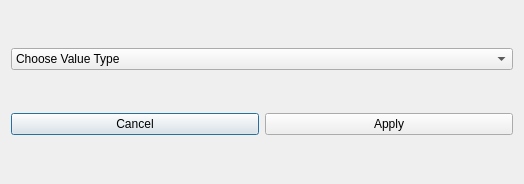
<?xml version="1.0" encoding="UTF-8"?>
<ui version="4.0">
    <class>AddValueDialog</class>
    <widget class="QDialog" name="AddValueDialog">
        <property name="geometry">
            <rect>
                <x>0</x>
                <y>0</y>
                <width>524</width>
                <height>184</height>
            </rect>
        </property>
        <property name="windowTitle">
            <string>Dialog</string>
        </property>
        <layout class="QGridLayout" name="gridLayout">
            <item row="2" column="0">
                <widget class="QPushButton" name="cancelBtn">
                    <property name="text">
                        <string>Cancel</string>
                    </property>
                </widget>
            </item>
            <item row="2" column="1">
                <widget class="QPushButton" name="applyBtn">
                    <property name="text">
                        <string>Apply</string>
                    </property>
                </widget>
            </item>
            <item row="0" column="0" colspan="2">
                <widget class="QComboBox" name="comboBox">
                    <item>
                        <property name="text">
                            <string>Choose Value Type</string>
                        </property>
                    </item>
                    <item>
                        <property name="text">
                            <string>Pattern Base</string>
                        </property>
                    </item>
                    <item>
                        <property name="text">
                            <string>AI Inference</string>
                        </property>
                    </item>
                </widget>
            </item>
        </layout>
    </widget>
    <resources/>
    <connections/>
</ui>
